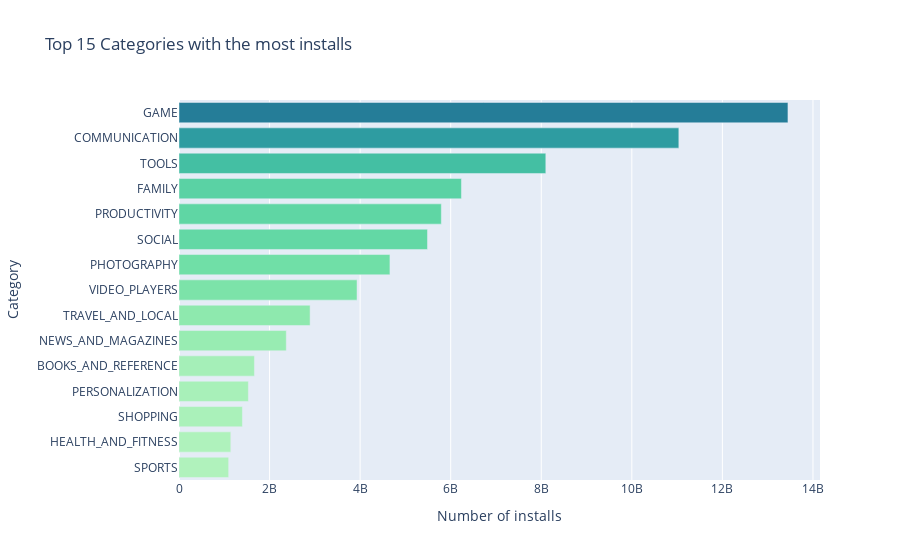

The notebook cell this image was saved under:
### Code cell
h_bar = px.bar(category_download, 
               x=category_download['Downloads'][-15:], 
               y=category_download['Category'][-15:],
               color = category_download['Downloads'][-15:],
              color_continuous_scale = 'Tealgrn',
              title = 'Top 15 Categories with the most installs')
h_bar.update_layout(xaxis_title = 'Number of installs',
                    yaxis_title = 'Category',
                    coloraxis_showscale=False)
h_bar.show()

### Figure 1 — Plotly figure (JSON) as saved in the notebook; plotly's stock layout.template omitted (floating-point values rounded to 4 significant figures)
{"data": [{"alignmentgroup": "True", "hovertemplate": "x=%{x}<br>y=%{y}<br>color=%{marker.color}<extra></extra>", "legendgroup": "", "marker": {"color": [1096431465, 1144006220, 1400331540, 1532352930, 1665791655, 2369110650, 2894859300, 3931797200, 4658143130, 5487841475, 5793070180, 6236955490, 8100724500, 11038241530, 13447762717], "coloraxis": "coloraxis", "pattern": {"shape": ""}}, "name": "", "offsetgroup": "", "orientation": "h", "showlegend": false, "textposition": "auto", "type": "bar", "x": [1096431465, 1144006220, 1400331540, 1532352930, 1665791655, 2369110650, 2894859300, 3931797200, 4658143130, 5487841475, 5793070180, 6236955490, 8100724500, 11038241530, 13447762717], "xaxis": "x", "y": ["SPORTS", "HEALTH_AND_FITNESS", "SHOPPING", "PERSONALIZATION", "BOOKS_AND_REFERENCE", "NEWS_AND_MAGAZINES", "TRAVEL_AND_LOCAL", "VIDEO_PLAYERS", "PHOTOGRAPHY", "SOCIAL", "PRODUCTIVITY", "FAMILY", "TOOLS", "COMMUNICATION", "GAME"], "yaxis": "y"}], "layout": {"barmode": "relative", "coloraxis": {"colorbar": {"title": {"text": "color"}}, "colorscale": [[0, "rgb(176, 242, 188)"], [0.1667, "rgb(137, 232, 172)"], [0.3333, "rgb(103, 219, 165)"], [0.5, "rgb(76, 200, 163)"], [0.6667, "rgb(56, 178, 163)"], [0.8333, "rgb(44, 152, 160)"], [1, "rgb(37, 125, 152)"]], "showscale": false}, "legend": {"tracegroupgap": 0}, "title": {"text": "Top 15 Categories with the most installs"}, "xaxis": {"anchor": "y", "domain": [0, 1], "title": {"text": "Number of installs"}}, "yaxis": {"anchor": "x", "domain": [0, 1], "title": {"text": "Category"}}}}
